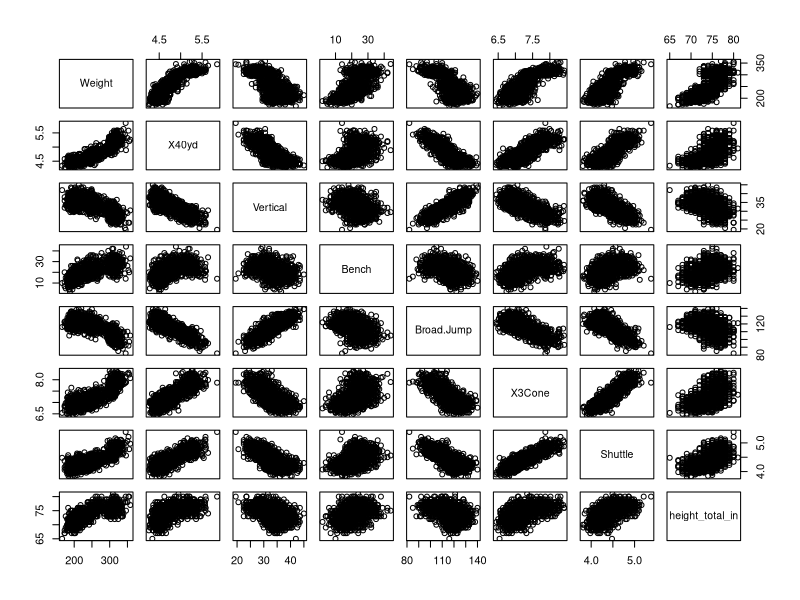
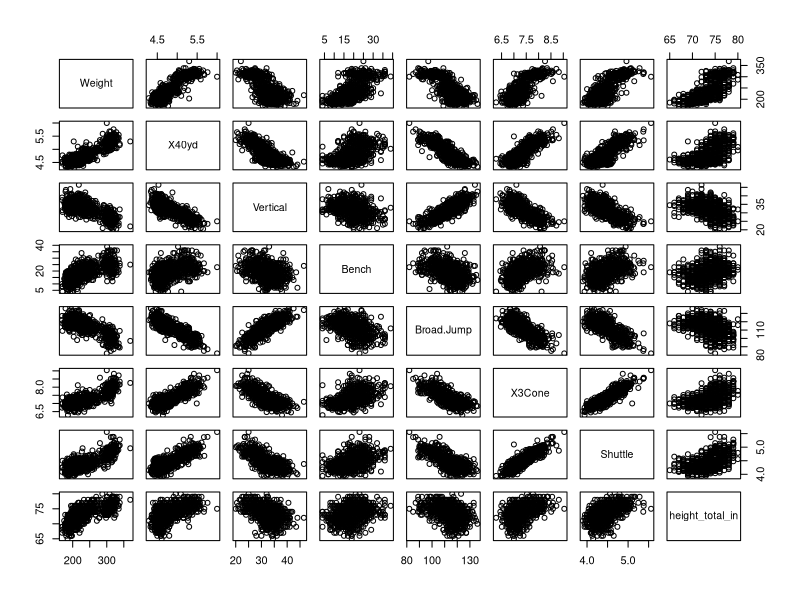
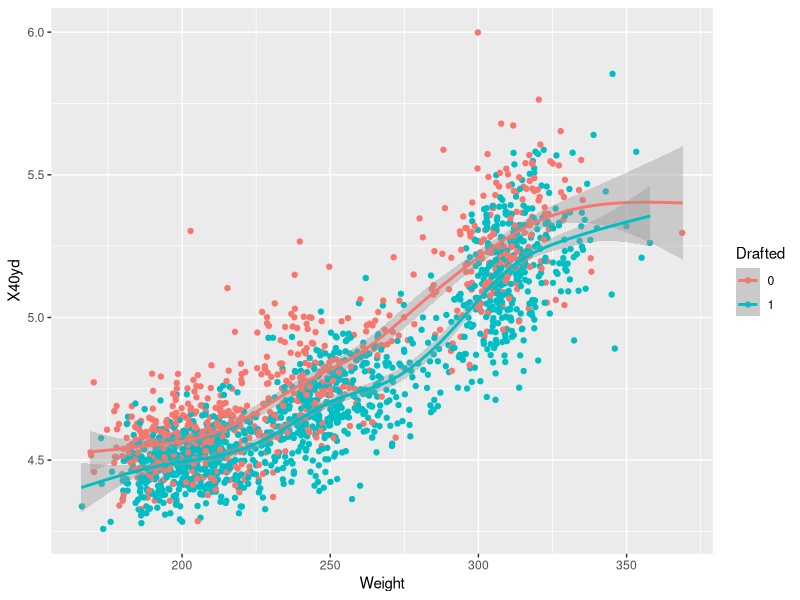
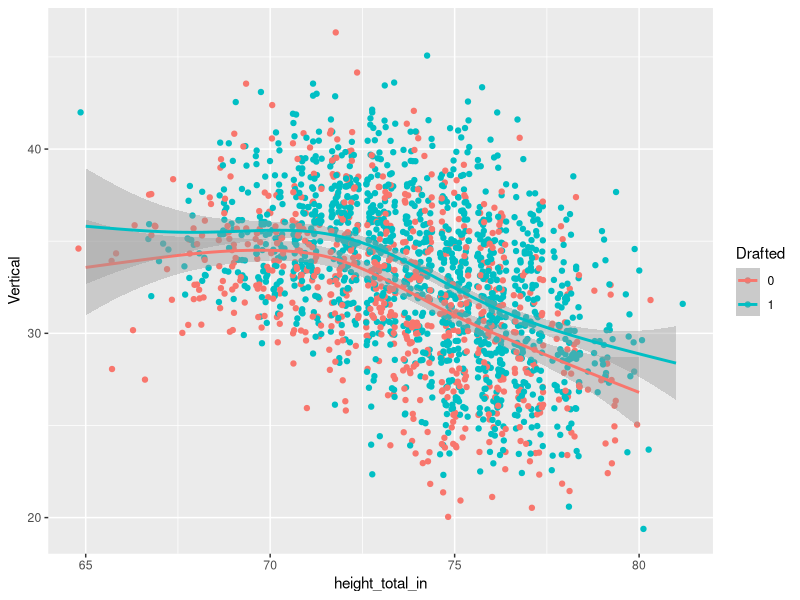
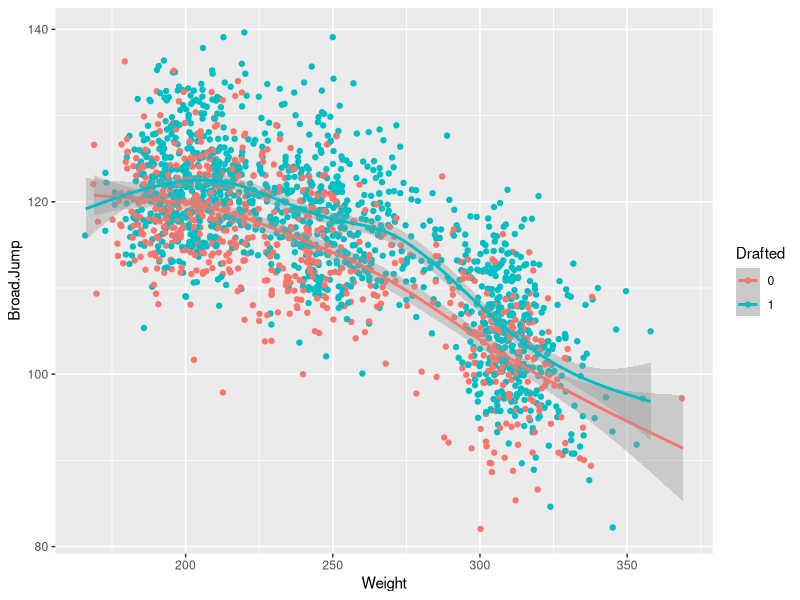
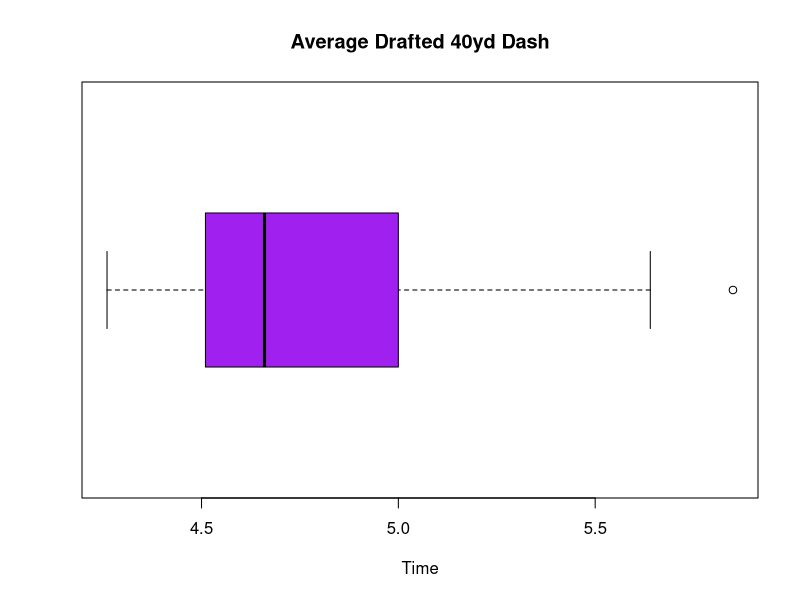
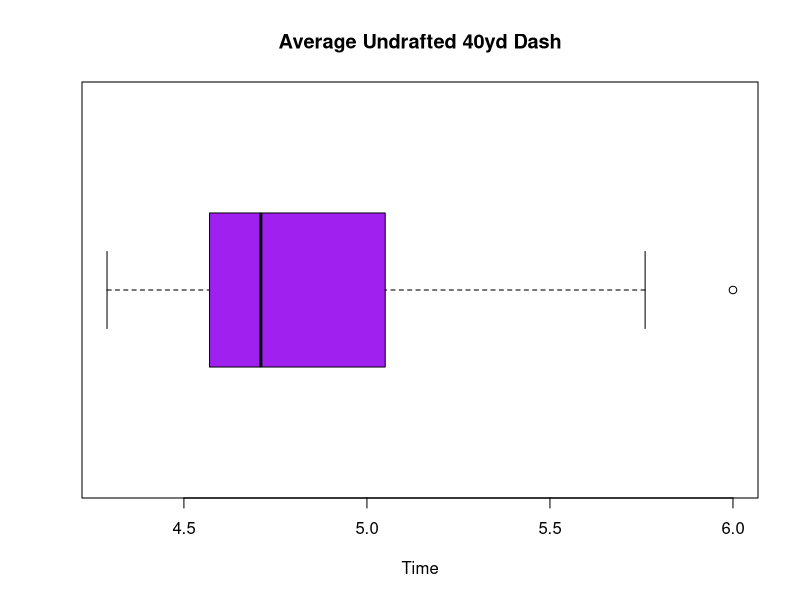

Source code (R) for these figures, in order:

library(sqldf)
library(ggplot2)
library(tidyverse)

nfl_combine <- read.csv("nfl_combine_2010_to_2023.csv", header = TRUE)

#######################
#####DATA CLEANING#####
#######################
#create a data frame without ANY null values in any column (ONLY players who were drafted)
nfl_A<-na.omit(nfl_combine)
#create a data frame with ONLY players who were NOT drafted
nfl_B<-sqldf("SELECT * 
             FROM nfl_combine
             WHERE Drafted = 'False'")
#delete Round & Pick columns from nfl_A and nfl_B
nfl_A$Round <- NULL
nfl_A$Pick <- NULL
nfl_B$Round <- NULL
nfl_B$Pick <- NULL
#remove null values
nfl_A<-na.omit(nfl_A)
nfl_B<-na.omit(nfl_B)
#convert height to inches for a numeric variable
nfl_A <- nfl_A %>%
  separate(Height, into = c("feet", "inches"), sep = "-", convert = TRUE) %>%
  mutate(height_total_in = feet*12 + inches)

nfl_B <- nfl_B %>%
  separate(Height, into = c("feet", "inches"), sep = "-", convert = TRUE) %>%
  mutate(height_total_in = feet*12 + inches)

#correlation matrix for both nfl_A and nfl_B
cor_A <- cor(nfl_A[,c(7,8,9,10,11,12,13,15)]) 
pairs(nfl_A[,c(7,8,9,10,11,12,13,15)])

cor_B <- cor(nfl_B[,c(7,8,9,10,11,12,13,15)]) 
pairs(nfl_B[,c(7,8,9,10,11,12,13,15)])

#join nfl_A and nfl_B to create a clean data frame with both drafted and undrafted players
nfl_C <- sqldf('
      SELECT *
      FROM nfl_A
      UNION 
      SELECT *
      FROM nfl_B
      ')

#change the Drafted column-- instead of using TRUE/FALSE, 0 and 1
nfl_C$Drafted[nfl_C$Drafted=='True']<-1
nfl_C$Drafted[nfl_C$Drafted=='False']<-0

##############################
#####DESCRIPTIVE ANALYSIS#####
##############################
#create scatter plots comparing player metrics
ggplot(nfl_C, aes(x=Weight, y=X40yd,color=Drafted))+
  geom_jitter()+
  geom_smooth(aes())

ggplot(nfl_C, aes(x=height_total_in, y=Vertical,color=Drafted))+
  geom_jitter()+
  geom_smooth()

ggplot(nfl_C, aes(x=Weight, y=Broad.Jump,color=Drafted))+
  geom_jitter()+
  geom_smooth()

#create boxplots comparing 40yd times of players who were drafted or not
boxplot(nfl_A$X40yd, #only players who were drafted
        main="Average Drafted 40yd Dash",
        xlab="Time",
        ylab="",
        col="purple",
        horizontal = TRUE
)
summary(nfl_A$X40yd)

boxplot(nfl_B$X40yd, #only players who were drafted
        main="Average Undrafted 40yd Dash",
        xlab="Time",
        ylab="",
        col="purple",
        horizontal = TRUE
)
summary(nfl_B$X40yd)
